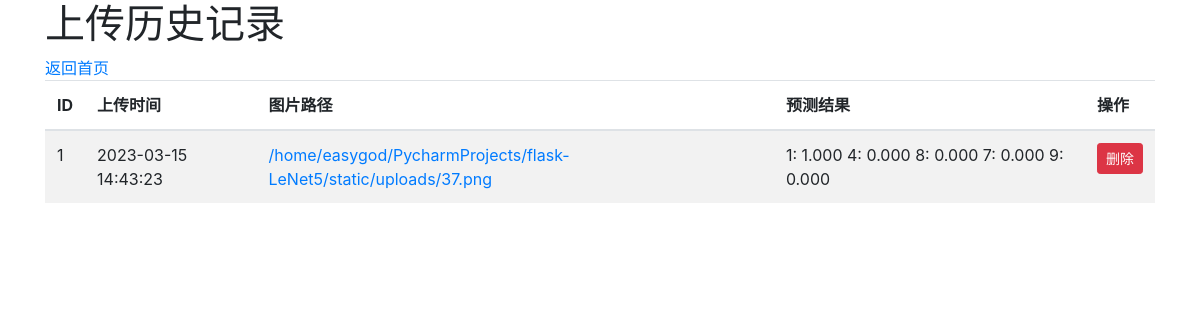
Before: /history with the older database file.
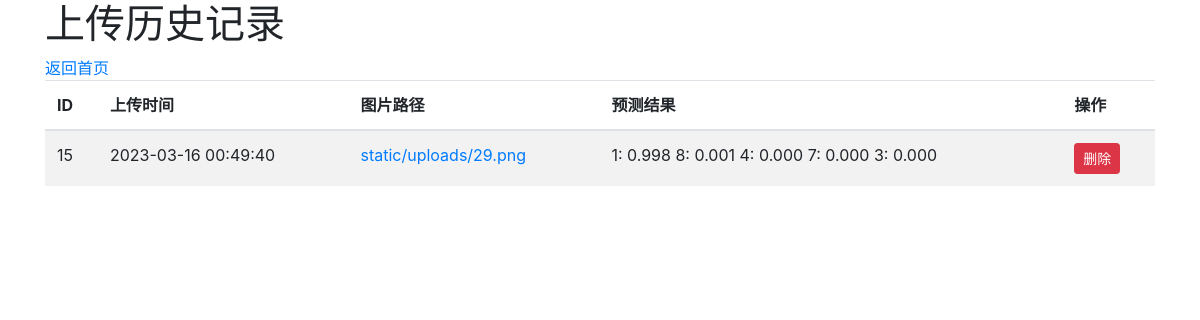
After: the same page with the newer database file.
### tables this page shows
CREATE TABLE uploads
             (id INTEGER PRIMARY KEY AUTOINCREMENT,
              upload_time TEXT,
              image_path TEXT,
              prediction TEXT);

### app.py (the view)
@app.route('/history')
def history():
    with sqlite3.connect('database.db') as conn:
        c = conn.cursor()
        c.execute('SELECT * FROM uploads ORDER BY id DESC')
        rows = c.fetchall()
    return render_template('history.html', rows=rows)

### templates/history.html
{% extends 'base.html' %}
{% block content %}
  <h1>上传历史记录</h1>
  <a href="{{ url_for('index') }}">返回首页</a>
  {% if rows|length == 0 %}
    <p>暂无上传记录。</p>
  {% else %}
    <table class="table table-hover table-striped">
      <thead>
        <tr>
          <th>ID</th>
          <th>上传时间</th>
          <th>图片路径</th>
          <th>预测结果</th>
          <th>操作</th>
        </tr>
      </thead>
      <tbody>
        {% for row in rows %}
          <tr>
            <td>{{ row[0] }}</td>
            <td>{{ row[1] }}</td>
            <td><a href="{{ row[2] }}" target="_blank">{{ row[2] }}</a></td>
            <td>{{ row[3] }}</td>
            <td><a href="/delete/{{ row[0] }}" class="btn btn-danger btn-sm">删除</a></td>
          </tr>
        {% endfor %}
      </tbody>
    </table>
  {% endif %}
{% endblock %}

### templates/base.html (shortened to what this page needs)
<!DOCTYPE html>
<html lang="en">
<head>
  <link rel="stylesheet" href="https://cdn.bootcss.com/bootstrap/4.0.0/css/bootstrap.min.css">
</head>
<body>
  <div class="container">
    {% block content %}{% endblock %}
  </div>
</body>
</html>

Changed rows visible on the page:
removed uploads: id "1", upload_time "2023-03-15 14:43:23", image_path "/home/easygod/PycharmProjects/flask-LeNet5/static/uploads/37.png", prediction "1: 1.000 4: 0.000 8: 0.000 7: 0.000 9: 0.000"
added uploads: id "15", upload_time "2023-03-16 00:49:40", image_path "static/uploads/29.png", prediction "1: 0.998 8: 0.001 4: 0.000 7: 0.000 3: 0.000"
